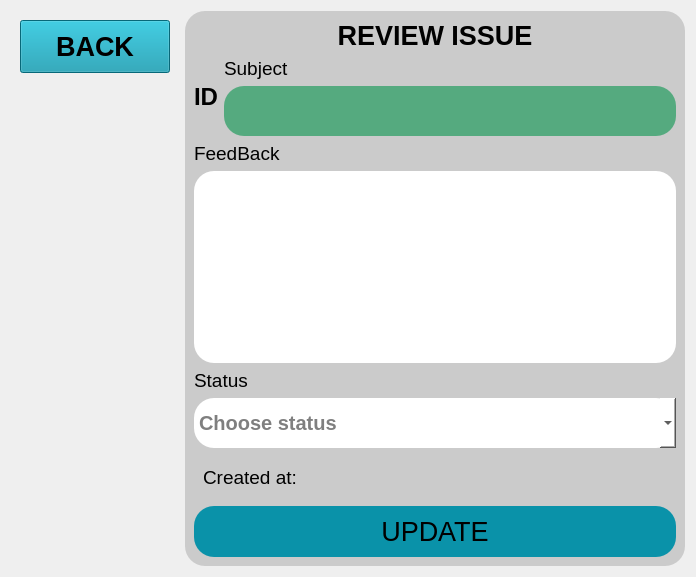
             <widget class="QWidget" name="editIssue">
              <layout class="QHBoxLayout" name="horizontalLayout_27">
               <item alignment="Qt::AlignTop">
                <widget class="QWidget" name="issueEdit_left" native="true">
                 <property name="minimumSize">
                  <size>
                   <width>30</width>
                   <height>0</height>
                  </size>
                 </property>
                 <property name="maximumSize">
                  <size>
                   <width>200</width>
                   <height>16777215</height>
                  </size>
                 </property>
                 <layout class="QVBoxLayout" name="verticalLayout_30">
                  <item>
                   <widget class="QPushButton" name="issueBackEdit_pushButton">
                    <property name="minimumSize">
                     <size>
                      <width>150</width>
                      <height>30</height>
                     </size>
                    </property>
                    <property name="font">
                     <font>
                      <family>Segoe UI</family>
                      <pointsize>20</pointsize>
                      <italic>false</italic>
                      <bold>true</bold>
                     </font>
                    </property>
                    <property name="cursor">
                     <cursorShape>PointingHandCursor</cursorShape>
                    </property>
                    <property name="styleSheet">
                     <string notr="true">color:#000;
background-color: #0A92A9;
padding: 10px;</string>
                    </property>
                    <property name="text">
                     <string>BACK</string>
                    </property>
                    <property name="icon">
                     <iconset>
                      <normaloff>:/whiteIcons/icons/whiteIcons/skip-back.svg</normaloff>:/whiteIcons/icons/whiteIcons/skip-back.svg</iconset>
                    </property>
                    <property name="iconSize">
                     <size>
                      <width>30</width>
                      <height>30</height>
                     </size>
                    </property>
                   </widget>
                  </item>
                 </layout>
                </widget>
               </item>
               <item alignment="Qt::AlignLeft|Qt::AlignTop">
                <widget class="QWidget" name="issueEdit_right" native="true">
                 <property name="minimumSize">
                  <size>
                   <width>500</width>
                   <height>0</height>
                  </size>
                 </property>
                 <property name="styleSheet">
                  <string notr="true">border-radius: 20px;
background-color:#CBCBCB;</string>
                 </property>
                 <layout class="QVBoxLayout" name="verticalLayout_22">
                  <item>
                   <widget class="QLabel" name="subject_label_5">
                    <property name="font">
                     <font>
                      <family>Segoe UI</family>
                      <pointsize>20</pointsize>
                      <bold>true</bold>
                      <underline>false</underline>
                     </font>
                    </property>
                    <property name="styleSheet">
                     <string notr="true">color:black;</string>
                    </property>
                    <property name="text">
                     <string>REVIEW ISSUE</string>
                    </property>
                    <property name="alignment">
                     <set>Qt::AlignCenter</set>
                    </property>
                   </widget>
                  </item>
                  <item>
                   <widget class="QWidget" name="widget_13" native="true">
                    <layout class="QHBoxLayout" name="horizontalLayout_35">
                     <property name="leftMargin">
                      <number>0</number>
                     </property>
                     <property name="topMargin">
                      <number>0</number>
                     </property>
                     <property name="rightMargin">
                      <number>0</number>
                     </property>
                     <property name="bottomMargin">
                      <number>0</number>
                     </property>
                     <item alignment="Qt::AlignLeft">
                      <widget class="QLabel" name="issueID_label">
                       <property name="font">
                        <font>
                         <family>Segoe UI</family>
                         <pointsize>18</pointsize>
                         <bold>true</bold>
                        </font>
                       </property>
                       <property name="styleSheet">
                        <string notr="true">color:black;</string>
                       </property>
                       <property name="text">
                        <string>ID</string>
                       </property>
                       <property name="alignment">
                        <set>Qt::AlignCenter</set>
                       </property>
                      </widget>
                     </item>
                     <item>
                      <widget class="QWidget" name="widget_14" native="true">
                       <property name="sizePolicy">
                        <sizepolicy hsizetype="Expanding" vsizetype="Preferred">
                         <horstretch>0</horstretch>
                         <verstretch>0</verstretch>
                        </sizepolicy>
                       </property>
                       <layout class="QVBoxLayout" name="verticalLayout_14">
                        <property name="leftMargin">
                         <number>0</number>
                        </property>
                        <property name="topMargin">
                         <number>0</number>
                        </property>
                        <property name="rightMargin">
                         <number>0</number>
                        </property>
                        <property name="bottomMargin">
                         <number>0</number>
                        </property>
                        <item>
                         <widget class="QLabel" name="subject_label_6">
                          <property name="font">
                           <font>
                            <family>Segoe UI</family>
                            <pointsize>14</pointsize>
                            <bold>false</bold>
                           </font>
                          </property>
                          <property name="styleSheet">
                           <string notr="true">color:black;</string>
                          </property>
                          <property name="text">
                           <string>Subject</string>
                          </property>
                         </widget>
                        </item>
                        <item>
                         <widget class="QLineEdit" name="issueSubjectEdit_lineEdit">
                          <property name="enabled">
                           <bool>false</bool>
                          </property>
                          <property name="minimumSize">
                           <size>
                            <width>0</width>
                            <height>50</height>
                           </size>
                          </property>
                          <property name="maximumSize">
                           <size>
                            <width>16777215</width>
                            <height>50</height>
                           </size>
                          </property>
                          <property name="font">
                           <font>
                            <family>Segoe UI</family>
                            <pointsize>15</pointsize>
                            <bold>true</bold>
                           </font>
                          </property>
                          <property name="toolTip">
                           <string>&lt;html&gt;&lt;head/&gt;&lt;body&gt;&lt;p align=&quot;center&quot;&gt;&lt;span style=&quot; font-size:10pt;&quot;&gt;Provide a Subject for your Feedback&lt;/span&gt;&lt;/p&gt;&lt;p align=&quot;center&quot;&gt;&lt;br/&gt;&lt;/p&gt;&lt;/body&gt;&lt;/html&gt;</string>
                          </property>
                          <property name="styleSheet">
                           <string notr="true">background-color: rgb(85, 170, 127);
color:black;</string>
                          </property>
                         </widget>
                        </item>
                       </layout>
                      </widget>
                     </item>
                    </layout>
                   </widget>
                  </item>
                  <item>
                   <widget class="QLabel" name="subject_label_8">
                    <property name="font">
                     <font>
                      <family>Segoe UI</family>
                      <pointsize>14</pointsize>
                      <bold>false</bold>
                     </font>
                    </property>
                    <property name="styleSheet">
                     <string notr="true">color:black;</string>
                    </property>
                    <property name="text">
                     <string>FeedBack</string>
                    </property>
                   </widget>
                  </item>
                  <item>
                   <widget class="QTextEdit" name="issueFeedBackEdit_textEdit">
                    <property name="font">
                     <font>
                      <pointsize>15</pointsize>
                      <bold>false</bold>
                     </font>
                    </property>
                    <property name="styleSheet">
                     <string notr="true">background-color: rgb(255, 255, 255);
color:black;</string>
                    </property>
                   </widget>
                  </item>
                  <item>
                   <widget class="QLabel" name="subject_label_11">
                    <property name="font">
                     <font>
                      <family>Segoe UI</family>
                      <pointsize>14</pointsize>
                      <bold>false</bold>
                     </font>
                    </property>
                    <property name="styleSheet">
                     <string notr="true">color:black;</string>
                    </property>
                    <property name="text">
                     <string>Status</string>
                    </property>
                   </widget>
                  </item>
                  <item>
                   <widget class="QComboBox" name="issueStatusEdit_comboBox">
                    <property name="minimumSize">
                     <size>
                      <width>0</width>
                      <height>50</height>
                     </size>
                    </property>
                    <property name="font">
                     <font>
                      <pointsize>15</pointsize>
                      <bold>true</bold>
                     </font>
                    </property>
                    <property name="toolTip">
                     <string>Choose status</string>
                    </property>
                    <property name="styleSheet">
                     <string notr="true">background-color: rgb(255, 255, 255);
color:black;</string>
                    </property>
                    <property name="maxVisibleItems">
                     <number>10</number>
                    </property>
                    <property name="placeholderText">
                     <string>Choose status</string>
                    </property>
                    <property name="duplicatesEnabled">
                     <bool>true</bool>
                    </property>
                   </widget>
                  </item>
                  <item>
                   <widget class="QWidget" name="widget_15" native="true">
                    <layout class="QHBoxLayout" name="horizontalLayout_36">
                     <item alignment="Qt::AlignLeft">
                      <widget class="QLabel" name="subject_label_10">
                       <property name="font">
                        <font>
                         <family>Segoe UI</family>
                         <pointsize>14</pointsize>
                         <bold>false</bold>
                        </font>
                       </property>
                       <property name="styleSheet">
                        <string notr="true">color:black;</string>
                       </property>
                       <property name="text">
                        <string>Created at:</string>
                       </property>
                      </widget>
                     </item>
                     <item>
                      <widget class="QLabel" name="issueCreatedAtEdit_label">
                       <property name="sizePolicy">
                        <sizepolicy hsizetype="Expanding" vsizetype="Preferred">
                         <horstretch>0</horstretch>
                         <verstretch>0</verstretch>
                        </sizepolicy>
                       </property>
                       <property name="font">
                        <font>
                         <family>Segoe UI</family>
                         <pointsize>18</pointsize>
                         <bold>true</bold>
                        </font>
                       </property>
                       <property name="styleSheet">
                        <string notr="true">color:red;</string>
                       </property>
                       <property name="text">
                        <string/>
                       </property>
                      </widget>
                     </item>
                    </layout>
                   </widget>
                  </item>
                  <item>
                   <widget class="QPushButton" name="issueEdit_pushButton">
                    <property name="minimumSize">
                     <size>
                      <width>150</width>
                      <height>30</height>
                     </size>
                    </property>
                    <property name="font">
                     <font>
                      <family>Segoe UI</family>
                      <pointsize>20</pointsize>
                      <italic>false</italic>
                      <bold>false</bold>
                     </font>
                    </property>
                    <property name="cursor">
                     <cursorShape>PointingHandCursor</cursorShape>
                    </property>
                    <property name="styleSheet">
                     <string notr="true">color:#000;
background-color: #0A92A9;
padding: 10px;</string>
                    </property>
                    <property name="text">
                     <string>UPDATE</string>
                    </property>
                    <property name="icon">
                     <iconset>
                      <normaloff>:/whiteIcons/icons/whiteIcons/save.svg</normaloff>:/whiteIcons/icons/whiteIcons/save.svg</iconset>
                    </property>
                    <property name="iconSize">
                     <size>
                      <width>30</width>
                      <height>30</height>
                     </size>
                    </property>
                   </widget>
                  </item>
                 </layout>
                </widget>
               </item>
              </layout>
             </widget>
